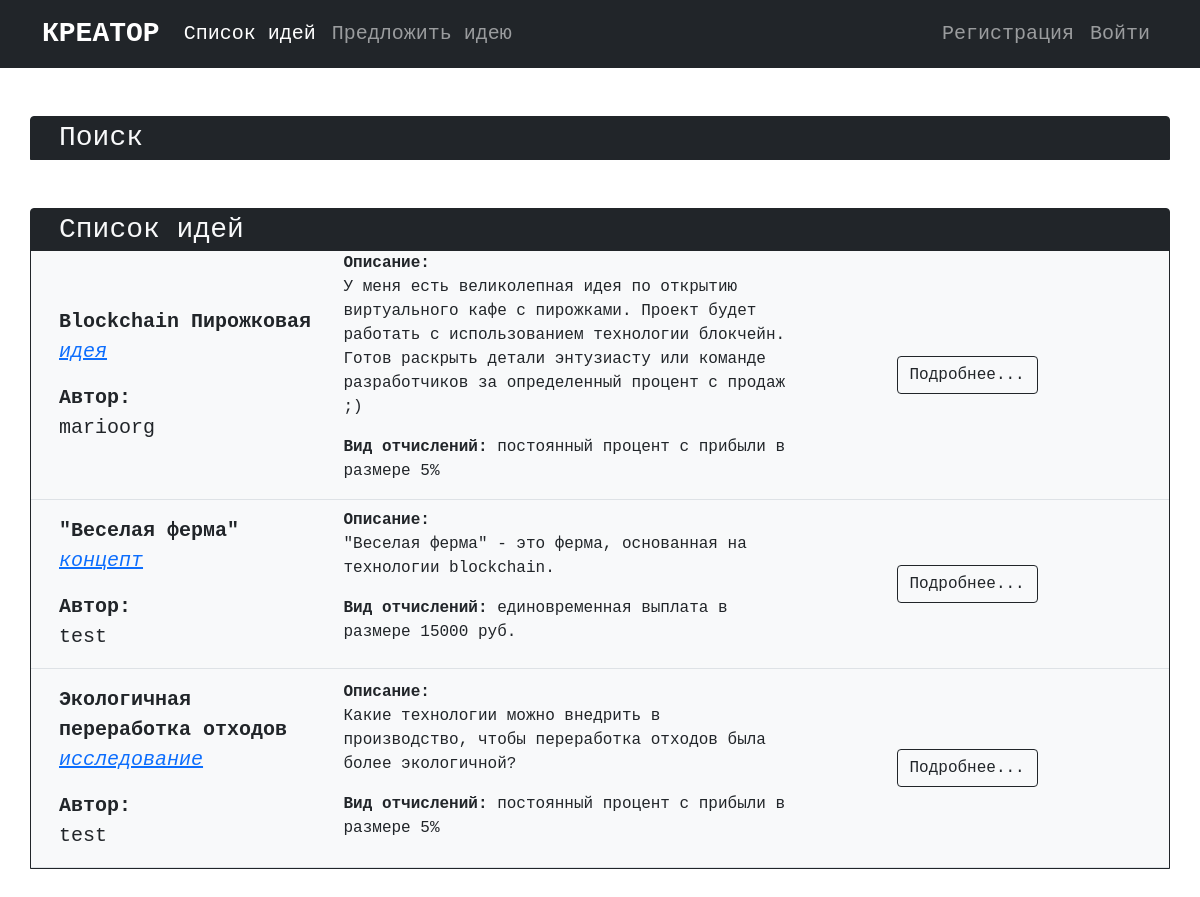
Page /ideas.php on the committed database.
### tables this page shows
CREATE TABLE `ideas` (
  `IdeaID` int NOT NULL,
  `Title` text NOT NULL,
  `CategoryID` int NOT NULL,
  `Description` text NOT NULL,
  `UserID` int NOT NULL,
  `FeeID` int NOT NULL,
  `FeeAmount` int NOT NULL,
  `StageID` int NOT NULL
);

CREATE TABLE `stages` (
  `StageID` int NOT NULL,
  `Title` text NOT NULL
);

CREATE TABLE `users` (
  `UserID` int NOT NULL,
  `FIO` text NOT NULL,
  `Login` varchar(20) NOT NULL,
  `Password` varchar(40) NOT NULL,
  `E-mail` varchar(40) NOT NULL,
  `Career` text NOT NULL,
  `Status` int NOT NULL
);

CREATE TABLE `fees` (
  `FeeID` int NOT NULL,
  `Title` text NOT NULL
);

### ideas.php (the view, shortened to what this page needs)
<html>
    <head>
        <link href="https://cdn.jsdelivr.net/npm/bootstrap@5.1.3/dist/css/bootstrap.min.css" rel="stylesheet">
    </head>
    <body class="font-monospace">
        <nav class="navbar navbar-expand-lg navbar-dark bg-dark">
            <div class="container">
                <a class="navbar-brand fs-3 fw-bold" href="/">КРЕАТОР</a>
                <div class="collapse navbar-collapse fs-5" id="navbarContent">
                    <ul class="navbar-nav me-auto">
                        <li class="nav-item">
                            <a class="nav-link active" aria-current="page" href="/ideas.php">Список идей</a>
                        </li>
                        <li class="nav-item">
                            <a class="nav-link" href="/suggest.php">Предложить идею</a>
                        </li>
                    </ul>
                    <ul class="navbar-nav">
                    <?php
                        if (!isset($_SESSION['userid']))
                        {
                            echo '<li class="nav-item">
                                <a class="nav-link" href="/registration.php">Регистрация</a>
                            </li>
                            <li class="nav-item">
                                <a class="nav-link" href="/login.php">Войти</a>
                            </li>';
                        }
                    ?>
                    </ul>
                </div>
            </div>
        </nav>
        <div class="container mt-5 mb-5 border border-dark rounded-top bg-dark">
            <div class="row text-light fs-3 ms-3" type="button" data-bs-toggle="collapse" data-bs-target="#searchIdea" aria-expanded="false" aria-controls="searchIdea">Поиск</div>
                        <?php
                            $database = mysqli_connect('localhost', 'root', '', 'creator');
                            $result = mysqli_query($database, "SELECT * FROM `stages`");
                        ?>
        </div>
        <div class="container mt-5 mb-5 border border-dark rounded-top bg-dark">
            <div class="row text-light fs-3 ms-3">Список идей</div>
            <?php
                $search = $_GET['search'];
                if (!isset($search))
                {
                    $result = mysqli_query($database, "SELECT * FROM `ideas`");
                }
                else
                {
                    $result = mysqli_query($database, "SELECT * FROM `ideas` WHERE `stageid` = $search");
                }
                if (mysqli_num_rows($result) > 0)
                {
                    while ($row = mysqli_fetch_row($result))
                    {
                        echo '<div class="row bg-light align-items-center border-bottom">';
                        echo '<div class="col-3 fs-5 ms-3 pt-3">';
                        echo '<p><b>'.$row[1];
                        $stage = mysqli_fetch_row(mysqli_query($database, "SELECT * FROM `stages` WHERE `stageid` = $row[7]"));
                        echo '</b><br><i><a href="/ideas.php?search='.$stage[0].'" class="link-primary">'.$stage[1].'</a></i></p>';
                        $author = mysqli_fetch_row(mysqli_query($database, "SELECT `login` FROM `users` WHERE `userid` = $row[4]"));
                        echo '<p><b>Автор:</b><br>'.$author[0].'</p>';
                        echo '</div>';
                        echo '<div class="col-5 fs-6">';
                        echo '<p><b>Описание:</b><br>'.$row[3].'</p>';
                        $fee = mysqli_fetch_row(mysqli_query($database, "SELECT * FROM `fees` WHERE `feeid` = $row[5]"));
                        if ($fee[0] == 1) { $fee_type = ' руб.'; }
                        else { $fee_type = '%'; }
                        echo '<p><b>Вид отчислений: </b>'.$fee[1].' в размере '.$row[6], $fee_type.'</p>';
                        echo '</div>';
                        echo '<div class="col-3 ms-auto">';
                        echo '<a class="btn btn-outline-dark" href="/idea.php?id='.$row[0].'" role="button">Подробнее...</a>';
                        echo '</div>';
                        echo '</div>';
                    }
                }
                else
                {
                    echo '<div class="row bg-light">';
                    echo '<p class=" fs-5 ms-3 pt-3">нет идей ;(</p>';
                    echo '</div>';
                }
            ?>
        </div>
    </body>
</html>

### rows in the picture
ideas: Title "Blockchain Пирожковая", StageID.Title "идея", UserID.Login "marioorg", Description "У меня есть великолепная идея по открытию виртуального кафе с пирожками. Проект будет работать с использованием технологии блокчейн. Готов раскрыть детали энтузиасту или команде разработчиков за определенный процент с продаж ;)", FeeID.Title "постоянный процент с прибыли", FeeAmount "5", FeeID.FeeID "%"
ideas: Title "\"Веселая ферма\"", StageID.Title "концепт", UserID.Login "test", Description "\"Веселая ферма\" - это ферма, основанная на технологии blockchain.", FeeID.Title "единовременная выплата", FeeAmount "15000", FeeID.FeeID "руб."
ideas: Title "Экологичная переработка отходов", StageID.Title "исследование", UserID.Login "test", Description "Какие технологии можно внедрить в производство, чтобы переработка отходов была более экологичной?", FeeID.Title "постоянный процент с прибыли", FeeAmount "5", FeeID.FeeID "%"
